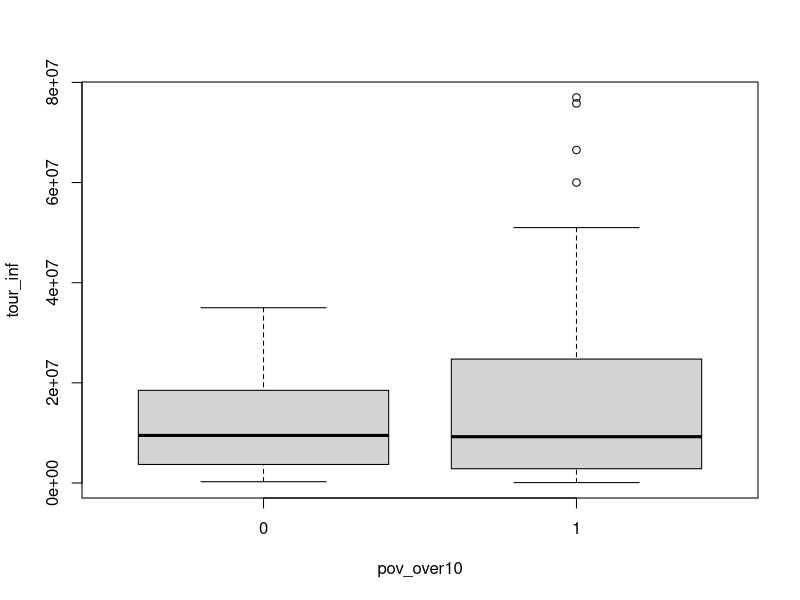
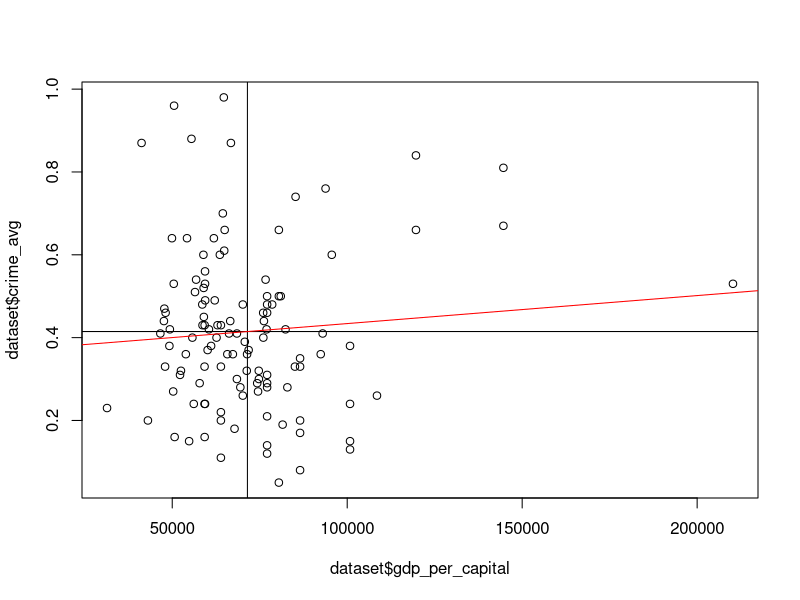
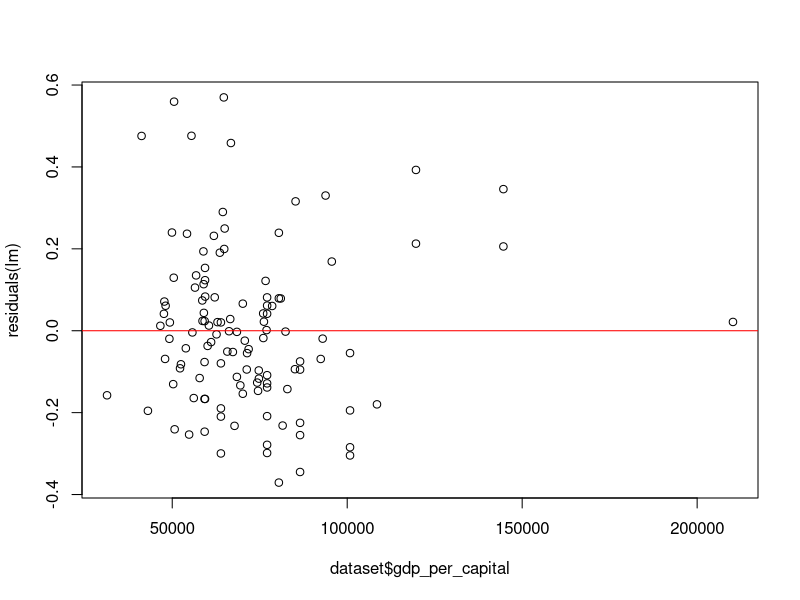

Generate these figures, in order, with R:
## Load packages
# NOTE: Run base.R if these commands return an error!
library(readr)
library(dplyr)
library(tidytext)
library(tidyverse)
library(ggplot2)
library(haven)
library(forcats)
library(psych)

# Load data 
library(readr)
data_raw <- read_csv("raw_data.csv")
dataset <- na.omit(data_raw) 
View(dataset)


# set working directory
setwd("C:/Users/jakeb/OneDrive/Desktop/sta_215")

##################################################################################
############### Table 1: descriptive statistics    ####################   
##################################################################################
table(dataset$land_locked)
table(dataset$long_trm)
table(dataset$pov_over10)


mean(dataset$gdp_per_capital)
sd(dataset$gdp_per_capital)

mean(dataset$crime_avg)
sd(dataset$crime_avg)


##################################################################################
#################### Figure 1: boxplot             ####################   
##################################################################################

boxplot(tour_inf ~ pov_over10, data = dataset)

anova <- aov(pov_avg ~ pov_over10, data = dataset)

summary(anova)

##################################################################################
####################   Figure 2: scatter plot             ####################   
##################################################################################
plot(dataset$gdp_per_capital, dataset$crime_avg)

meany <- mean(dataset$crime_avg)
meanx <- mean(dataset$gdp_per_capital)
abline(v = meanx, col = "black")
abline(h = meany, col = "black")
lm<- lm(crime_avg ~ gdp_per_capital, data = dataset)
summary(lm)
abline(lm, col = "red")



##################################################################################
####################  Figure 3: residual plot                ####################   
##################################################################################
# Plot the residuals
plot(dataset$gdp_per_capital, residuals(lm))

# Add a horizontal line at zero to indicate the baseline
abline(h = 0, col = "red")

##################################################################################
####################  Table 2: contingency table                ####################   
##################################################################################
table(dataset$lon_trm, dataset$land_locked)

chisq.test(table(dataset$lon_trm, dataset$land_locked))
